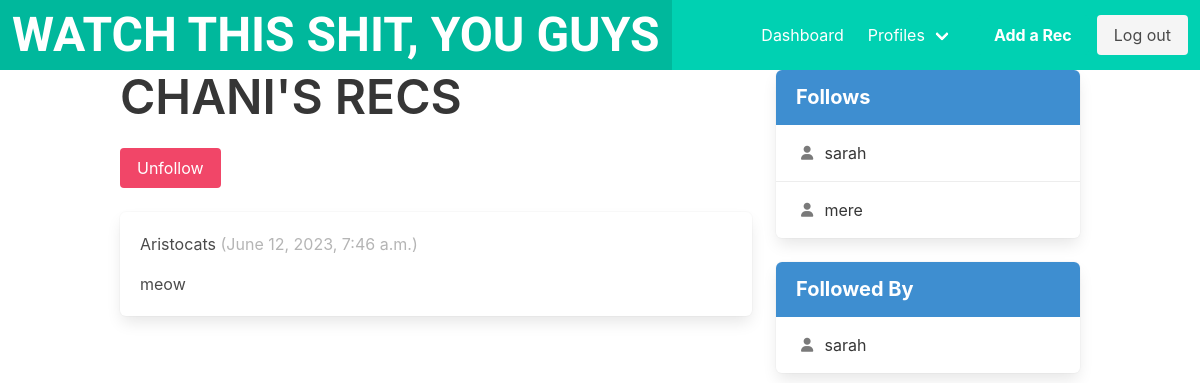
Screenshot of /profile/4 (signed in) with the database file from the repository.
### watchthisshit/models.py (models this page shows, shortened)
class Profile(models.Model):
    user = models.OneToOneField(User, on_delete=models.CASCADE)
    follows = models.ManyToManyField(
        'self',
        related_name='followed_by',
        symmetrical=False,
        blank=True,
    )
    def __str__(self):
        return self.user.username

class Recommendation(models.Model):
    user = models.ForeignKey(
        User, related_name="recs", on_delete=models.DO_NOTHING
    )
    recipients = models.ManyToManyField(
        Profile, related_name="received_recs", symmetrical=False, blank=True
    )
    title = models.CharField(max_length=300)
    description = models.TextField(blank=True)
    media_type = models.ForeignKey(
        MediaType, on_delete=models.SET(get_media_type), default=get_media_type_id
    )
    genres = models.ManyToManyField(
        Genre, related_name="genres", symmetrical=False, blank=True
    )
    created_at = models.DateTimeField(auto_now_add=True)

### watchthisshit/views.py (the view, shortened to what this page needs)
# urls.py: path("profile/<int:pk>", profile, name="profile"),
@login_required
def profile(request, pk):
  if not hasattr(request.user, 'profile'):
    missing_profile = Profile(user=request.user)
    missing_profile.save()
  profile = Profile.objects.get(pk=pk)
  return render(request, "watchthisshit/profile.html", {"profile": profile})

### watchthisshit/templates/watchthisshit/profile.html (shortened to what this page needs)
{% extends 'base.html' %}
{% block content %}
<div class="column">
  <div class="block">
    <h1 class="title is-1">{{ profile.user.username|upper }}'S RECS</h1>
    <form method="POST">
      <div class="buttons has-addons">
      {% if profile in user.profile.follows.all %}
        <button class="button is-danger" name="follow" value="unfollow">Unfollow</button>
      {% else %}
        <button class="button is-success" name="follow" value="follow">Follow</button>
      {% endif %}
      </div>
    </form>
  </div>
  <div class="content">
    {% for rec in profile.user.recs.all %}
      <div class="box">
        <p>
          {{ rec.title }}
          <span class="is-small has-text-grey-light">
            ({{ rec.created_at }})
          </span>
        </p>
        <p>{{ rec.description }}</p>
      </div>
    {% endfor %}
  </div>
</div>
<div class="column is-one-third">
  <div class="block">
    <article class="panel is-info">
      <p class="panel-heading">Follows</p>
      {% for following in profile.follows.all %}
        {% if following.id != profile.id %}
          <div class="panel-block">
            <a class="panel-block" href="{% url 'watchthisshit:profile' following.id %}">
              <span class="panel-icon">
                <i class="fas fa-user" aria-hidden="true"></i>
              </span>
              {{ following }}
            </a>
          </div>
        {% endif %}
      {% endfor %}
    </article>
  </div>
  <div class="block">
    <article class="panel is-info">
      <p class="panel-heading">Followed By</p>
      {% for follower in profile.followed_by.all %}
        {% if follower.id != profile.id %}
          <div class="panel-block">
            <a class="panel-block" href="{% url 'watchthisshit:profile' follower.id %}">
              <span class="panel-icon">
                <i class="fas fa-user" aria-hidden="true"></i>
              </span>
              {{ follower }}
            </a>
          </div>
        {% endif %}
      {% endfor %}
    </article>
  </div>
</div>
{% endblock %}

### rows the page displays
Profile: user.username "CHANI"
Recommendation: title "Aristocats", created_at "June 12, 2023, 7:46 a.m.", description "meow"
Profile: user.username "sarah"
Profile: user.username "mere"
